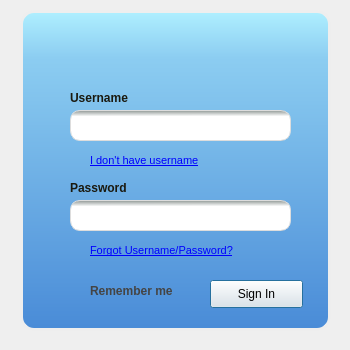
<?xml version="1.0" encoding="UTF-8"?>
<ui version="4.0">
 <class>LoginWindow</class>
 <widget class="QDialog" name="LoginWindow">
  <property name="geometry">
   <rect>
    <x>0</x>
    <y>0</y>
    <width>350</width>
    <height>350</height>
   </rect>
  </property>
  <property name="sizePolicy">
   <sizepolicy hsizetype="Fixed" vsizetype="Fixed">
    <horstretch>0</horstretch>
    <verstretch>0</verstretch>
   </sizepolicy>
  </property>
  <property name="minimumSize">
   <size>
    <width>350</width>
    <height>350</height>
   </size>
  </property>
  <property name="maximumSize">
   <size>
    <width>350</width>
    <height>350</height>
   </size>
  </property>
  <property name="windowTitle">
   <string>Dialog</string>
  </property>
  <property name="windowOpacity">
   <double>200.000000000000000</double>
  </property>
  <property name="styleSheet">
   <string notr="true"/>
  </property>
  <widget class="QLineEdit" name="username">
   <property name="geometry">
    <rect>
     <x>70</x>
     <y>110</y>
     <width>221</width>
     <height>31</height>
    </rect>
   </property>
   <property name="styleSheet">
    <string notr="true">border-radius:10px;
border:1px solid #dddddd;
background-color: qlineargradient(spread:repeat, x1:0.486975, y1:0, x2:0.492462, y2:1, stop:0 rgba(144, 152, 149, 255), stop:0.19598 rgba(255, 255, 255, 255));</string>
   </property>
  </widget>
  <widget class="QLineEdit" name="password">
   <property name="geometry">
    <rect>
     <x>70</x>
     <y>200</y>
     <width>221</width>
     <height>31</height>
    </rect>
   </property>
   <property name="styleSheet">
    <string notr="true">border-radius:10px;
border:1px solid #dddddd;
background-color: qlineargradient(spread:repeat, x1:0.486975, y1:0, x2:0.492462, y2:1, stop:0 rgba(144, 152, 149, 255), stop:0.19598 rgba(255, 255, 255, 255));</string>
   </property>
   <property name="echoMode">
    <enum>QLineEdit::Password</enum>
   </property>
  </widget>
  <widget class="QLabel" name="usernameLabel">
   <property name="geometry">
    <rect>
     <x>70</x>
     <y>90</y>
     <width>71</width>
     <height>16</height>
    </rect>
   </property>
   <property name="styleSheet">
    <string notr="true">background-color: transparent;
color: rgb(26, 25, 15);
font-weight:bold;</string>
   </property>
   <property name="text">
    <string>Username</string>
   </property>
  </widget>
  <widget class="QLabel" name="passwordLabel">
   <property name="geometry">
    <rect>
     <x>70</x>
     <y>180</y>
     <width>71</width>
     <height>16</height>
    </rect>
   </property>
   <property name="styleSheet">
    <string notr="true">background-color: transparent;
color: rgb(26, 25, 15);
font-weight:bold;</string>
   </property>
   <property name="text">
    <string>Password</string>
   </property>
  </widget>
  <widget class="QPushButton" name="signInButton">
   <property name="geometry">
    <rect>
     <x>210</x>
     <y>280</y>
     <width>93</width>
     <height>28</height>
    </rect>
   </property>
   <property name="styleSheet">
    <string notr="true"/>
   </property>
   <property name="text">
    <string>Sign In</string>
   </property>
   <property name="flat">
    <bool>false</bool>
   </property>
  </widget>
  <widget class="QFrame" name="frame">
   <property name="geometry">
    <rect>
     <x>20</x>
     <y>10</y>
     <width>311</width>
     <height>321</height>
    </rect>
   </property>
   <property name="styleSheet">
    <string notr="true">background-color:qlineargradient(spread:repeat, x1:0.498, y1:0, x2:0.498, y2:1, stop:0 rgba(175, 239, 255, 255), stop:0.145729 rgba(140, 205, 241, 255), stop:1 rgba(73, 139, 215, 255));
border-radius:14px;
border: 3px solid #eeeeee;</string>
   </property>
   <property name="frameShape">
    <enum>QFrame::StyledPanel</enum>
   </property>
   <property name="frameShadow">
    <enum>QFrame::Raised</enum>
   </property>
   <widget class="QCheckBox" name="saveAccountCheck">
    <property name="geometry">
     <rect>
      <x>50</x>
      <y>270</y>
      <width>121</width>
      <height>21</height>
     </rect>
    </property>
    <property name="styleSheet">
     <string notr="true">background-color:transparent;
border:none;
color:#444444;
font-weight:bold;</string>
    </property>
    <property name="text">
     <string>Remember me</string>
    </property>
   </widget>
   <widget class="QLabel" name="registerLink">
    <property name="geometry">
     <rect>
      <x>70</x>
      <y>140</y>
      <width>151</width>
      <height>21</height>
     </rect>
    </property>
    <property name="styleSheet">
     <string notr="true">background-color:transparent;
border:none;</string>
    </property>
    <property name="text">
     <string>&lt;!DOCTYPE HTML PUBLIC &quot;-//W3C//DTD HTML 4.0//EN&quot; &quot;http://www.w3.org/TR/REC-html40/strict.dtd&quot;&gt;
&lt;html&gt;&lt;head&gt;&lt;meta name=&quot;qrichtext&quot; content=&quot;1&quot; /&gt;&lt;style type=&quot;text/css&quot;&gt;
p, li { white-space: pre-wrap; }
&lt;/style&gt;&lt;/head&gt;&lt;body style=&quot; font-family:'MS Shell Dlg 2'; font-size:7.8pt; font-weight:400; font-style:normal;&quot;&gt;
&lt;p style=&quot; margin-top:0px; margin-bottom:0px; margin-left:0px; margin-right:0px; -qt-block-indent:0; text-indent:0px;&quot;&gt;&lt;a href=&quot;http://mediaport.com/register&quot;&gt;&lt;span style=&quot; font-size:8pt; text-decoration: underline; color:#0000ff;&quot;&gt;I don't have username&lt;/span&gt;&lt;/a&gt;&lt;/p&gt;&lt;/body&gt;&lt;/html&gt;</string>
    </property>
    <property name="textFormat">
     <enum>Qt::RichText</enum>
    </property>
   </widget>
   <widget class="QLabel" name="forgotLink">
    <property name="geometry">
     <rect>
      <x>70</x>
      <y>230</y>
      <width>171</width>
      <height>21</height>
     </rect>
    </property>
    <property name="styleSheet">
     <string notr="true">background-color:transparent;
border:none;</string>
    </property>
    <property name="text">
     <string>&lt;!DOCTYPE HTML PUBLIC &quot;-//W3C//DTD HTML 4.0//EN&quot; &quot;http://www.w3.org/TR/REC-html40/strict.dtd&quot;&gt;
&lt;html&gt;&lt;head&gt;&lt;meta name=&quot;qrichtext&quot; content=&quot;1&quot; /&gt;&lt;style type=&quot;text/css&quot;&gt;
p, li { white-space: pre-wrap; }
&lt;/style&gt;&lt;/head&gt;&lt;body style=&quot; font-family:'MS Shell Dlg 2'; font-size:7.8pt; font-weight:400; font-style:normal;&quot;&gt;
&lt;p style=&quot; margin-top:0px; margin-bottom:0px; margin-left:0px; margin-right:0px; -qt-block-indent:0; text-indent:0px;&quot;&gt;&lt;a href=&quot;http://mediaport.com/recorver&quot;&gt;&lt;span style=&quot; font-size:8pt; text-decoration: underline; color:#0000ff;&quot;&gt;Forgot Username/Password?&lt;/span&gt;&lt;/a&gt;&lt;/p&gt;&lt;/body&gt;&lt;/html&gt;</string>
    </property>
   </widget>
  </widget>
  <widget class="QLabel" name="message">
   <property name="geometry">
    <rect>
     <x>70</x>
     <y>300</y>
     <width>221</width>
     <height>21</height>
    </rect>
   </property>
   <property name="styleSheet">
    <string notr="true">background-color: transparent;
color: red;
font-weight:bold;
border:none;</string>
   </property>
   <property name="text">
    <string/>
   </property>
  </widget>
  <zorder>frame</zorder>
  <zorder>username</zorder>
  <zorder>password</zorder>
  <zorder>usernameLabel</zorder>
  <zorder>passwordLabel</zorder>
  <zorder>signInButton</zorder>
  <zorder>message</zorder>
 </widget>
 <resources/>
 <connections/>
</ui>
